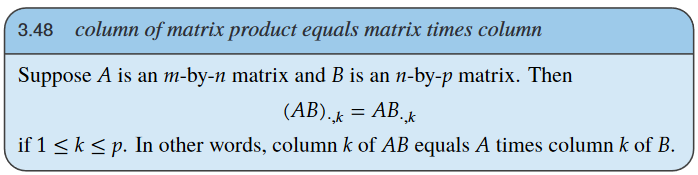
#> input picture assets/LADR4e/Matrix multiplication 3.png, 698 x 175 px, given in place of LADR4e, which was not available
$ python crop_resize.py assets/LADR4e
#> lines starting #> are read from the running program, lines starting #| are printed output that depends on the picture; after the words box and inside, x2 and y2 are one past the last pixel; in counts of white or black regions, pixels touching at a corner belong together; pictures that were not available may be replaced by others from this repository, and a replacement may not be noted
import argparse
from PIL import Image

def crop_and_resize(image_path: str, suffix: str, new_width: int):
    # Load the image
#> called with image_path = 'assets/LADR4e', suffix = '_crop', new_width = 700
    img = Image.open(image_path)
#> img is the input picture: PIL image 698x175 RGBA; mean R, G, B, A 187.9, 210.7, 226.7, 237.4

    # Ensure image has an alpha channel
    if img.mode != 'RGBA':
        raise ValueError("Image does not have an alpha channel")

    # Extract the alpha channel
    alpha = img.split()[-1]
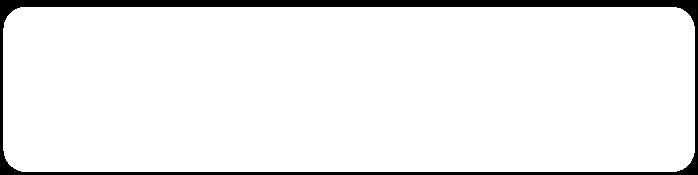
#> alpha: PIL image 698x175 L; 93.1% white; 1 black region, box (x1, y1, x2, y2) and area: (0, 0, 698, 175) 8426

    # Get the bounding box of non-zero alpha regions
    bbox = alpha.getbbox()
#> bbox = (3, 7, 695, 172)

    # If there's no non-zero alpha region, return None
    if bbox:
        # Crop the image to this bounding box
        cropped_img = img.crop(bbox)
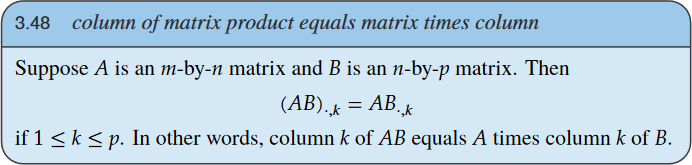
#> cropped_img: PIL image 692x165 RGBA; mean R, G, B, A 183.2, 207.6, 224.8, 254; transparent parts drawn white

        # Resize the image while maintaining aspect ratio
        width_percent = new_width / float(cropped_img.size[0])
#> width_percent = 1.01
        new_height = int((float(cropped_img.size[1]) * width_percent))
#> new_height = 166

        resized_img = cropped_img.resize((new_width, new_height), Image.BICUBIC)
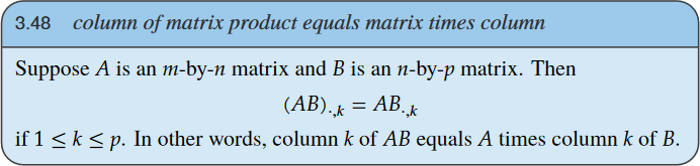
#> resized_img: PIL image 700x166 RGBA; mean R, G, B, A 182.3, 206.6, 223.8, 254; transparent parts drawn white
        output_path = image_path.replace(".png", f"{suffix}.png")
        resized_img.save(output_path)


if __name__ == "__main__":
    parser = argparse.ArgumentParser(description="Crop and resize images.")

    parser.add_argument(
        'images',
        nargs='+',
        type=str,
        help='Paths to the input images'
    )
    parser.add_argument(
        '--suffix',
        default='_crop',
        help='Suffix to add to the output files'
    )
    parser.add_argument(
        '--new_width',
        type=int,
        default=700,
        help='New width for the resized image'
    )

    args = parser.parse_args()

    for image_path in args.images:
        crop_and_resize(image_path, args.suffix, args.new_width)

$ run again, on assets/LADR4e/Matrix multiplication.png
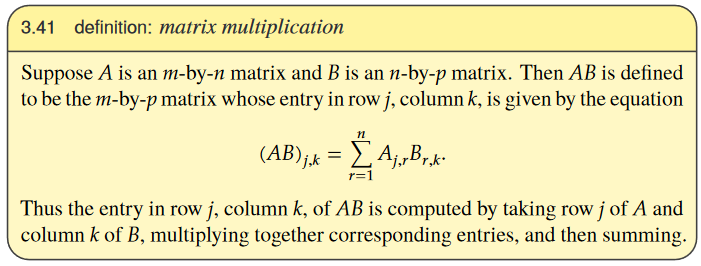
#> input picture assets/LADR4e/Matrix multiplication.png, 701 x 266 px, given in place of LADR4e, which was not available
#> in crop_and_resize, img is the input picture: PIL image 701x266 RGBA; mean R, G, B, A 236.8, 230.1, 180.5, 242.5
#> in crop_and_resize, `alpha = img.split()[-1]`:
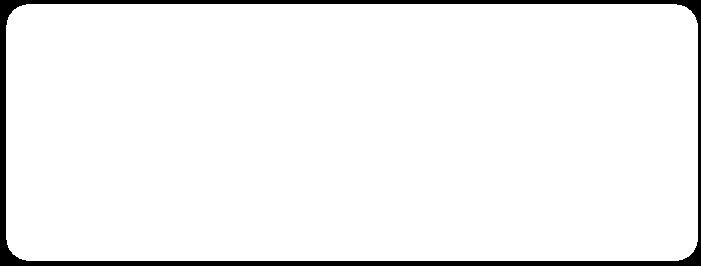
#> alpha: PIL image 701x266 L; 95.1% white; 1 black region, box (x1, y1, x2, y2) and area: (0, 0, 701, 266) 9108
#> bbox = (6, 4, 698, 261)
#> in crop_and_resize, `resized_img = cropped_img.resize((new_width, new_height), Image.BICUBIC)`:
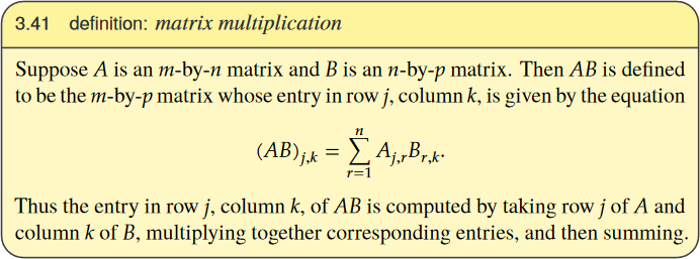
#> resized_img: PIL image 700x259 RGBA; mean R, G, B, A 234.8, 228.1, 176.2, 254.3; transparent parts drawn white
